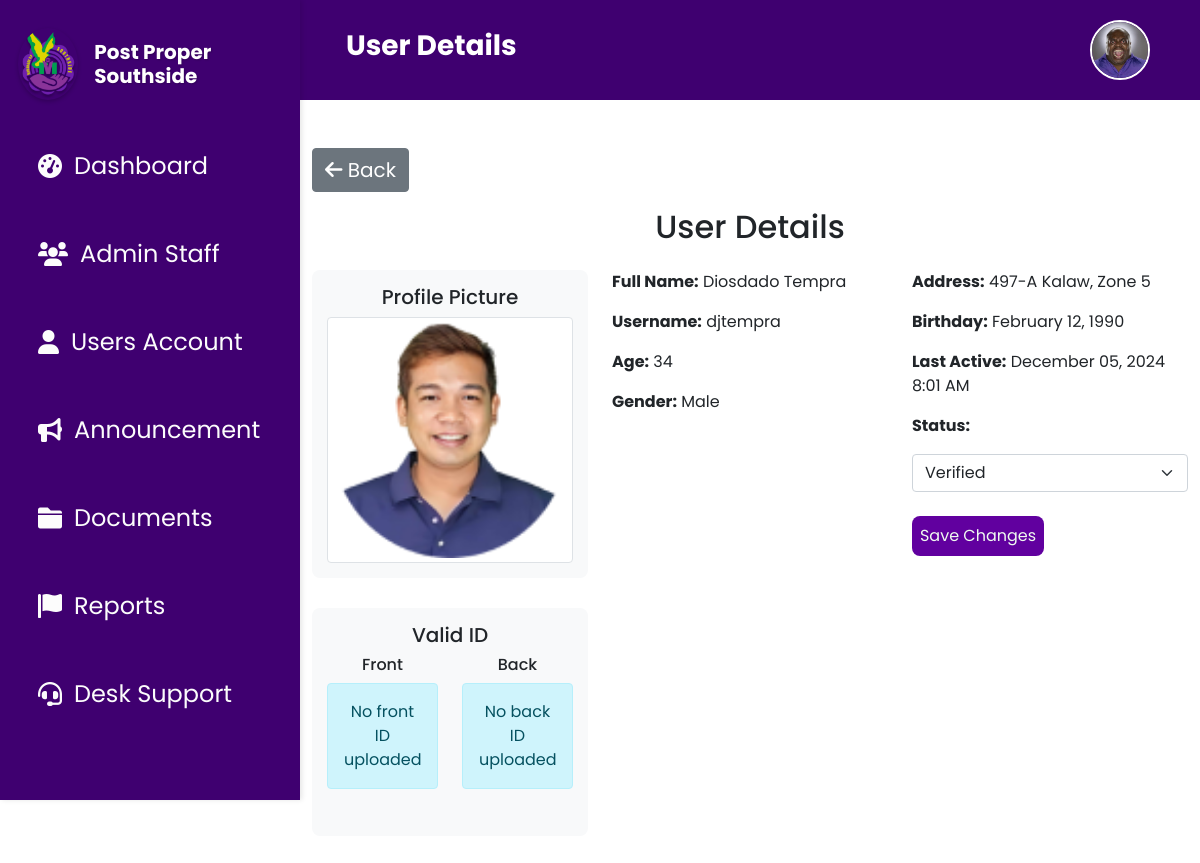
The app's page /view_user.php?id=2 (signed in) with its own data.
### tables this page shows
CREATE TABLE `user_accounts` (
  `id` int(11) NOT NULL,
  `firstName` varchar(50) NOT NULL,
  `lastName` varchar(50) NOT NULL,
  `username` varchar(50) NOT NULL,
  `age` int(11) DEFAULT NULL,
  `gender` enum('male','female') NOT NULL,
  `adrHouseNo` varchar(10) DEFAULT NULL,
  `adrZone` varchar(20) DEFAULT NULL,
  `adrStreet` varchar(100) DEFAULT NULL,
  `birthday` varchar(255) DEFAULT NULL,
  `password` varchar(255) NOT NULL,
  `user_profile_picture` longtext NOT NULL,
  `last_active` timestamp NULL DEFAULT NULL,
  `full_name` varchar(255) GENERATED ALWAYS AS (concat(`firstName`,' ',`lastName`)) STORED,
  `status` enum('pending','verified','rejected') NOT NULL DEFAULT 'pending',
  `user_valid_id` longtext DEFAULT NULL,
  `user_valid_id_back` longtext DEFAULT NULL
);

### view_user.php (the view, shortened to what this page needs)
<?php
include 'db.php';
$userId = isset($_GET['id']) ? (int)$_GET['id'] : 0;
try {
    $stmt = $conn->prepare("SELECT * FROM user_accounts WHERE id = :id");
    $stmt->bindParam(':id', $userId, PDO::PARAM_INT);
    $stmt->execute();
    $userData = $stmt->fetch(PDO::FETCH_ASSOC);
} catch (PDOException $e) {
    $_SESSION['error_message'] = "Database error: " . $e->getMessage();
    header("Location: users.php");
    exit;
}
?>
<!DOCTYPE html>
<html lang="en">
<head>
    <link rel="stylesheet" href="css/view_users.css">
    <link rel="stylesheet" href="https://cdn.jsdelivr.net/npm/bootstrap@5.0.2/dist/css/bootstrap.min.css">
</head>
<body>
<?php
    include 'header.php';
    include 'sidebar.php';
?>
<div class="main-container mt-5">
    <div class="container">
        <button onclick="history.back()" class="btn btn-secondary mb-3" style="font-size: 1.25rem;">
            <i class="fas fa-arrow-left"></i> Back
        </button>
        <h2 class="text-center mb-4">User Details</h2>
        <div class="row">
            <div class="col-md-4 text-center">
                <div class="profile-section">
                    <h5>Profile Picture</h5>
                    <?php if (!empty($userData['user_profile_picture'])): ?>
                        <img src="<?php echo htmlspecialchars($userData['user_profile_picture']); ?>"
                             class="img-thumbnail zoomable"
                             alt="Profile Picture"
                             onclick="document.getElementById('imageModal').style.display='block'; document.getElementById('modalImage').src=this.src;">
                    <?php else: ?>
                        <div class="alert alert-info">No profile picture uploaded</div>
                    <?php endif; ?>
                </div>
                <div class="id-section">
                    <h5>Valid ID</h5>
                    <div class="row">
                        <div class="col-md-6 mb-3">
                            <h6>Front</h6>
                            <?php if (!empty($userData['user_valid_id'])): ?>
                                <img src="<?php echo htmlspecialchars($userData['user_valid_id']); ?>"
                                    class="img-thumbnail zoomable"
                                    alt="Valid ID (Front)"
                                    onclick="document.getElementById('imageModal').style.display='block'; document.getElementById('modalImage').src=this.src;">
                            <?php else: ?>
                                <div class="alert alert-info">No front ID uploaded</div>
                            <?php endif; ?>
                        </div>
                        <div class="col-md-6 mb-3">
                            <h6>Back</h6>
                            <?php if (!empty($userData['user_valid_id_back'])): ?>
                                <img src="<?php echo htmlspecialchars($userData['user_valid_id_back']); ?>"
                                    class="img-thumbnail zoomable"
                                    alt="Valid ID (Back)"
                                    onclick="document.getElementById('imageModal').style.display='block'; document.getElementById('modalImage').src=this.src;">
                            <?php else: ?>
                                <div class="alert alert-info">No back ID uploaded</div>
                            <?php endif; ?>
                        </div>
                    </div>
                </div>
            </div>
            <div class="col-md-8">
                <div class="row">
                    <div class="col-md-6">
                        <p><strong>Full Name:</strong>
                            <?php echo htmlspecialchars($userData['firstName'] . ' ' . $userData['lastName']); ?>
                        </p>
                        <p><strong>Username:</strong>
                            <?php echo htmlspecialchars($userData['username']); ?>
                        </p>
                        <p><strong>Age:</strong>
                            <?php
                            $birthDate = new DateTime($userData['birthday']);
                            $currentDate = new DateTime();
                            $age = $currentDate->diff($birthDate)->y;
                            echo htmlspecialchars($age);
                            ?>
                        </p>
                        <p><strong>Gender:</strong>
                            <?php echo htmlspecialchars(ucfirst($userData['gender'])); ?>
                        </p>
                    </div>
                    <div class="col-md-6">
                        <p><strong>Address:</strong>
                            <?php
                                $address = $userData['adrHouseNo'] . ' ' . $userData['adrStreet'] . ', Zone ' . $userData['adrZone'];
                                echo htmlspecialchars($address);
                            ?>
                        </p>
                        <p><strong>Birthday:</strong>
                            <?php echo date('F d, Y', strtotime($userData['birthday'])); ?>
                        </p>
                        <p><strong>Last Active:</strong>
                            <?php echo $userData['last_active'] ? date('F d, Y g:i A', strtotime($userData['last_active'])) : 'Never'; ?>
                        </p>
                        <p><strong>Status:</strong>
                            <form method="POST" id="statusForm">
                                <select id="statusSelect" name="status" class="form-select">
                                    <option value="verified" <?php echo ($userData['status'] === 'verified') ? 'selected' : ''; ?>>Verified</option>
                                </select>
                            </form>
                        </p>
                        <div class="text-start mt-4">
                    <button class="btn-save" onclick="document.getElementById('confirmModal').style.display='block'">
                        Save Changes
                    </button>
                </div>
                    </div>
                </div>
            </div>
        </div>
    </div>
</div>
</body>
</html>

### css/view_users.css (style rules this page uses)
:root { --text-dark: #06070f; --text-light: #f0f0fa; --main-color: #61009f; --header-color: #3f0070; --button-default: #8a43c5; --button-hover: #b52aff; --focus-textfield: #9b4dff; --box-shadow: 2px 2px 3px rgba(0, 0, 0, 0.3); --container-blue: linear-gradient(180deg, #3498db, #5dade2); --container-yellow: linear-gradient(180deg, #d68910, #f5b041); --container-red: linear-gradient(180deg, #a93226, #e74c3c); --container-green: linear-gradient(180deg, #229954, #27ae60); }
body { font-family: "Poppins", sans-serif !important; }
.main-container { margin-left: 300px; }
.btn-save { padding: 0.5rem; border-radius: 0.5rem; text-decoration: none; display: inline-flex; justify-content: center; align-items: center; background-color: #61009f; color: #f0faf0; border: none; cursor: pointer; transition: background-color 0.3s; }
.img-thumbnail.zoomable { cursor: pointer; transition: transform 0.3s ease; max-height: 400px; width: 100%; object-fit: contain; }
.id-section, .profile-section { margin-bottom: 30px; padding: 15px; background-color: #f8f9fa; border-radius: 8px; }

### css/header.css (style rules this page uses)
* { margin: 0; padding: 0; box-sizing: border-box; }

### records on screen
user_accounts: user_profile_picture (picture), firstName+lastName "Diosdado Tempra", username "djtempra", gender "Male", address "497-A Kalaw, Zone 5", birthday "February 12, 1990", last_active "December 05, 2024 8:01 AM", status "Verified"

### other values on screen
$pageTitle "User Details"
